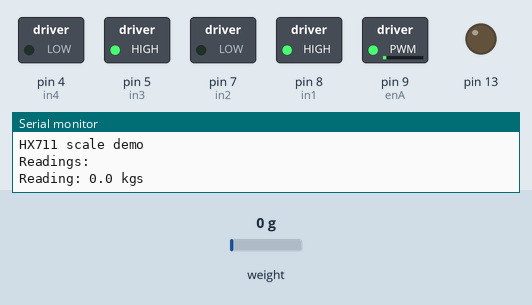
A sketch run on a simulated Arduino Uno, built with avr-gcc and run on an emulated ATmega328P. On the bench: switched loads named in the sketch (green lamp = pin HIGH), output pins drawn as LEDs (lit = HIGH), the last lines printed to the serial monitor. The inputs (shaded band) are chosen by the test bench; at power-on: weight on the scale 0 g.

Above: at 2.2 s.
2.3 s: weight on the scale set to 278 g
4.6 s: weight on the scale set to 321 g
At 6.2 s:
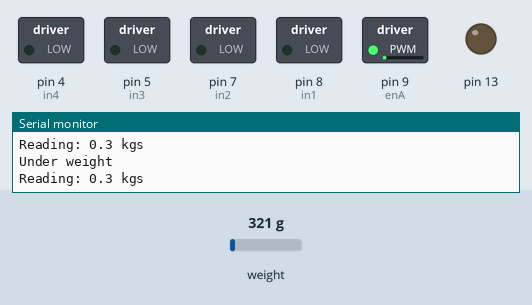
7.1 s: weight on the scale set to 100 g
At 9.0 s:
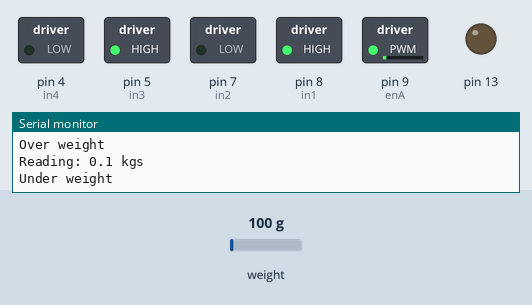
9.3 s: weight on the scale set to 1250 g
At 10.8 s:
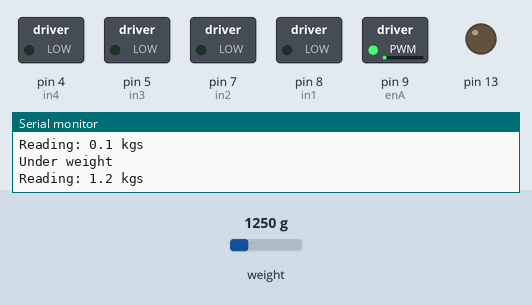
Timing chart, 0 to 12.3 s (numbered marks = the images above; inputs shaded):
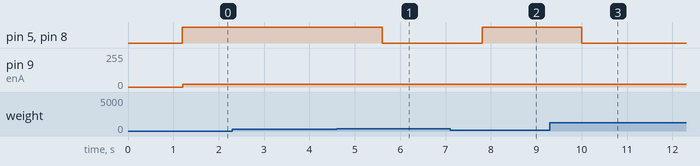

The sketch:

load_cell_and_motors.ino
```cpp
// (licence header left out)
#include "HX711.h"

#define calibration_factor -70500.0 //This value is obtained using the SparkFun_HX711_Calibration sketch

#define LOADCELL_DOUT_PIN  3
#define LOADCELL_SCK_PIN  2


// Motor A connections
int enA = 9;
int in1 = 8;
int in2 = 7;
// Motor B connections
int enB = 9;
int in3 = 5;
int in4 = 4;

HX711 scale;

void setup() {
  Serial.begin(9600);
  Serial.println("HX711 scale demo");
  pinMode(13, OUTPUT);

  scale.begin(LOADCELL_DOUT_PIN, LOADCELL_SCK_PIN);
  scale.set_scale(calibration_factor); //This value is obtained by using the SparkFun_HX711_Calibration sketch
  scale.tare(); //Assuming there is no weight on the scale at start up, reset the scale to 0

  Serial.println("Readings:");


  pinMode(enA, OUTPUT);
  pinMode(enB, OUTPUT);
  pinMode(in1, OUTPUT);
  pinMode(in2, OUTPUT);
  pinMode(in3, OUTPUT);
  pinMode(in4, OUTPUT);
}

void loop() {
  float weight = scale.get_units();
  Serial.print("Reading: ");
  Serial.print(scale.get_units(), 1); //scale.get_units() returns a float
  Serial.print(" kgs"); //You can change this to kg but you'll need to refactor the calibration_factor
  Serial.println();

   if(weight>0.3)
  {
    motor_off();
    Serial.println("Over weight");
    delay(1000);

  }

  else
  {
    motor_on();
    Serial.println("Under weight");
    delay(1000);
  }
}


void motor_on()
{
  digitalWrite(in1, HIGH);
  digitalWrite(in2, LOW);
  digitalWrite(in3, HIGH);
  digitalWrite(in4, LOW);
  analogWrite(enA, 255);
  analogWrite(enB, 20);
  delay(1000);
}

void motor_off()
{
  digitalWrite(in1, LOW);
  digitalWrite(in2, LOW);
  digitalWrite(in3, LOW);
  digitalWrite(in4, LOW);
  analogWrite(enA, 255);
  analogWrite(enB, 20);
  delay(1000);
}
```

Measured:
- the behaviour switches between 300 and 301 g on weight on the scale (found by bisection; images 0 and 1)
- after the input at 4.6 s, pin 5 (in3), pin 8 (in1): HIGH → LOW after 1.0 s
- after the input at 7.1 s, pin 5 (in3), pin 8 (in1): LOW → HIGH after 0.70 s
- after the input at 9.3 s, pin 5 (in3), pin 8 (in1): HIGH → LOW after 0.70 s
